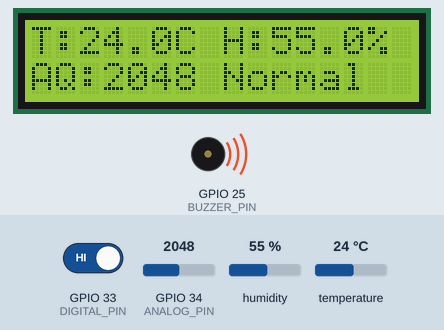
This sketch was run on a simulated ESP32. Shown: 16×2 character LCD, buzzer (waves = sounding, pin HIGH). Inputs (shaded band) come from the test bench; at power-on: GPIO 33 (DIGITAL_PIN) HIGH, GPIO 34 (ANALOG_PIN) = 2048, humidity 55 %, temperature 24 °C. WiFi joins after 1.5 s; servers stay silent unless stated; uploads are accepted with an empty reply; what the sketch prints to the serial monitor is not drawn.

Above: at 4.8 s.
4.9 s: GPIO 33 (DIGITAL_PIN) driven LOW
At 8.0 s:
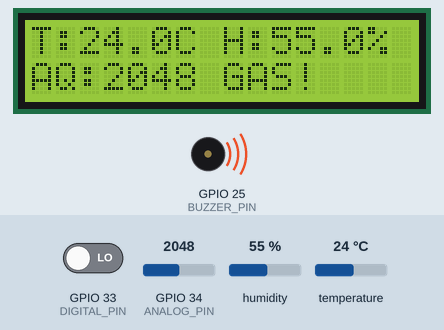
9.0 s: GPIO 34 (ANALOG_PIN) set to 1060
At 11.4 s:
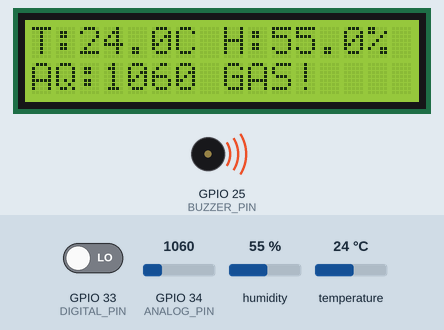
13.1 s: GPIO 34 (ANALOG_PIN) set to 972
At 14.7 s:
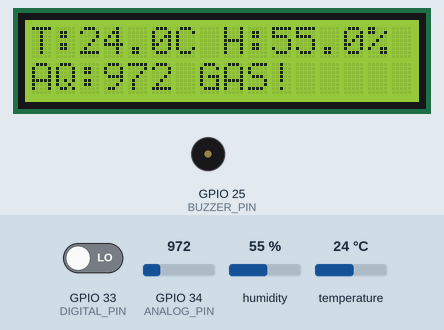
17.2 s: GPIO 33 (DIGITAL_PIN) driven HIGH
At 21.3 s:
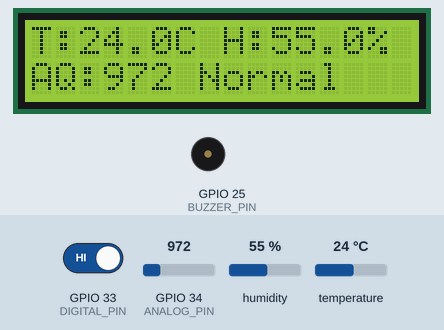
21.6 s: humidity set to 22 %
At 24.8 s:
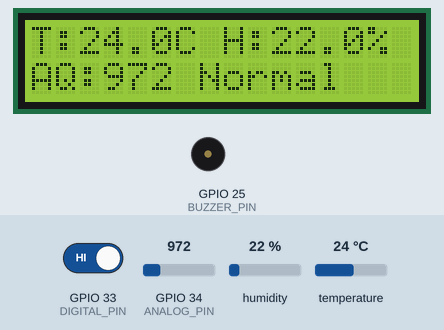
25.7 s: temperature set to 12 °C
At 28.1 s:
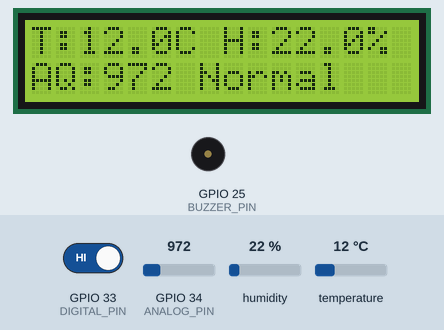
Timing chart, 0 to 29.6 s (numbered marks = the images above; inputs shaded):
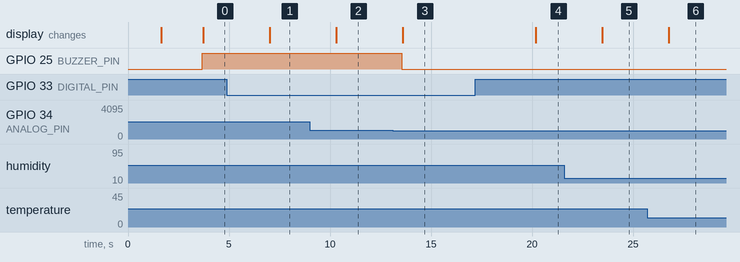

The sketch:

sketch_may25a.ino
```cpp
#include "DHT.h"
#include <WiFi.h>
#include <HTTPClient.h>
#include <ArduinoJson.h>
#include <Wire.h>
#include <LiquidCrystal_I2C.h>

// DHT11
#define DHTPIN 26
#define DHTTYPE DHT11
DHT dht(DHTPIN, DHTTYPE);

// MQ135
#define ANALOG_PIN 34
#define DIGITAL_PIN 33

// Buzzer
#define BUZZER_PIN 25

// LCD — address 0x27, 16 columns, 2 rows
LiquidCrystal_I2C lcd(0x27, 16, 2);

int sensorValue;
int digitalValue;

// ─── CHANGE THESE ────────────────────────────────────────
const char* ssid      = "adars";
const char* password  = "123123123";
const char* serverURL = "http://172.28.82.37:5000/data";
// ─────────────────────────────────────────────────────────

void setup() {

  Serial.begin(9600);

  dht.begin();

  pinMode(DIGITAL_PIN, INPUT);

  pinMode(BUZZER_PIN, OUTPUT);

  digitalWrite(BUZZER_PIN, LOW);

  // LCD init
  Wire.begin(21, 22);
  lcd.init();
  lcd.backlight();
  lcd.setCursor(0, 0);
  lcd.print("Air Quality Mon.");
  lcd.setCursor(0, 1);
  lcd.print("Starting up...");

  Serial.println("ESP32 Air Quality Monitoring");

  // Connect to Wi-Fi
  lcd.clear();
  lcd.setCursor(0, 0);
  lcd.print("Connecting WiFi");

  Serial.print("Connecting to Wi-Fi");
  WiFi.begin(ssid, password);
  while (WiFi.status() != WL_CONNECTED) {
    delay(500);
    Serial.print(".");
  }

  Serial.println();
  Serial.println("Wi-Fi connected!");
  Serial.print("ESP32 IP address: ");
  Serial.println(WiFi.localIP());

  lcd.clear();
  lcd.setCursor(0, 0);
  lcd.print("WiFi Connected!");
  lcd.setCursor(0, 1);
  lcd.print(WiFi.localIP());
  delay(2000);

}

void loop() {

  // DHT11
  float hum = dht.readHumidity();

  float tempC = dht.readTemperature();

  if (isnan(hum) || isnan(tempC)) {

    Serial.println("Failed to read DHT11");

    lcd.clear();
    lcd.setCursor(0, 0);
    lcd.print("DHT11 Error!");

    delay(2000);

    return;
  }

  // MQ135
  sensorValue = analogRead(ANALOG_PIN);

  digitalValue = digitalRead(DIGITAL_PIN);

  // Buzzer Condition
  if (sensorValue > 1000) {

    digitalWrite(BUZZER_PIN, HIGH);

  } else {

    digitalWrite(BUZZER_PIN, LOW);
  }

  // Display Values on Serial
  Serial.print("Temperature: ");
  Serial.print(tempC);
  Serial.println(" C");

  Serial.print("Humidity: ");
  Serial.print(hum);
  Serial.println(" %");

  Serial.print("Air Quality Value: ");
  Serial.println(sensorValue);

  if (digitalValue == 0) {
    Serial.println("⚠ Gas Detected");
  } else {
    Serial.println("✅ Air Normal");
  }

  Serial.println("----------------");

  // LCD — row 0: temp and humidity
  lcd.clear();
  lcd.setCursor(0, 0);
  lcd.print("T:");
  lcd.print(tempC, 1);
  lcd.print("C H:");
  lcd.print(hum, 1);
  lcd.print("%");

  // LCD — row 1: air quality and status
  lcd.setCursor(0, 1);
  lcd.print("AQ:");
  lcd.print(sensorValue);
  lcd.print(" ");
  if (digitalValue == 0) {
    lcd.print("GAS!");
  } else {
    lcd.print("Normal");
  }

  // Send data to local server
  if (WiFi.status() == WL_CONNECTED) {

    StaticJsonDocument<128> doc;

    doc["temperature"] = tempC;
    doc["humidity"]    = hum;
    doc["air_quality"] = sensorValue;
    doc["gas_status"]  = (digitalValue == 0) ? "Gas Detected" : "Safe";

    String body;
    serializeJson(doc, body);

    HTTPClient http;
    http.begin(serverURL);
    http.addHeader("Content-Type", "application/json");

    int responseCode = http.POST(body);

    Serial.print("Server response: ");
    Serial.println(responseCode);

    http.end();

  } else {

    Serial.println("Wi-Fi disconnected, skipping send");

  }

  delay(3000);

}
```

Measured:
- the behaviour switches between 1001 and 1000 on GPIO 34 (ANALOG_PIN) (found by bisection; images 2 and 3)
- after the input at 4.9 s, the display: changes after 2.1 s (image 1)
- after the input at 9.0 s, the display: changes after 1.3 s (image 2)
- after the input at 13.1 s, GPIO 25 (BUZZER_PIN): HIGH → LOW after 0.44 s; the display: changes after 0.51 s (image 3)
- after the input at 17.2 s, the display: changes after 3.0 s (image 4)
- after the input at 21.6 s, the display: changes after 1.9 s (image 5)
- after the input at 25.7 s, the display: changes after 1.1 s (image 6)
